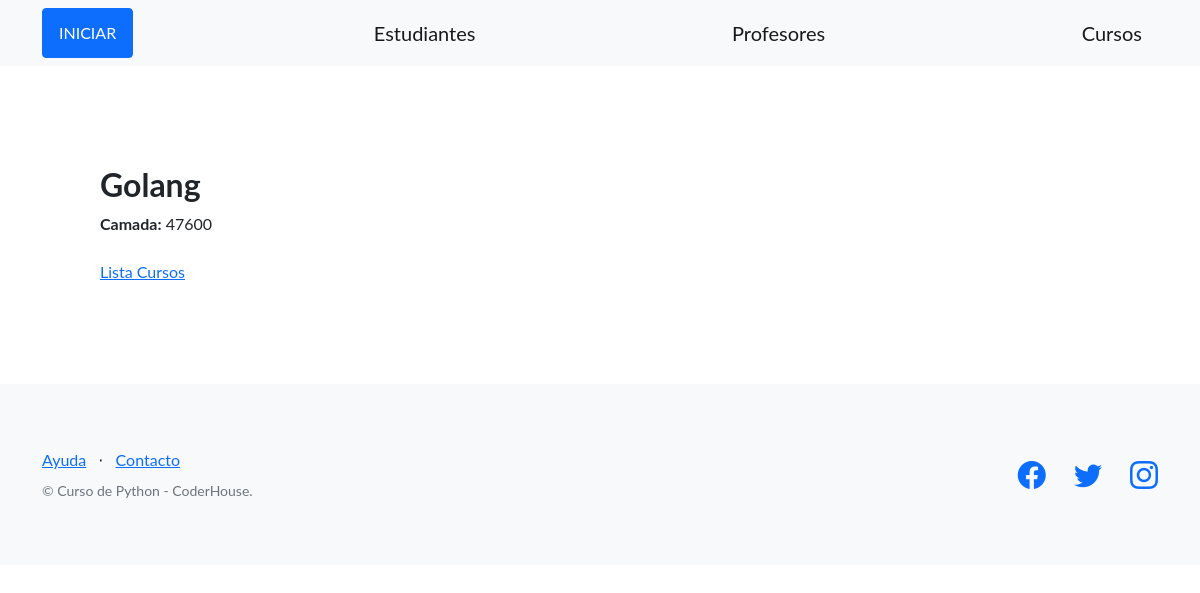
The page /curso/2/ on the database as committed earlier.
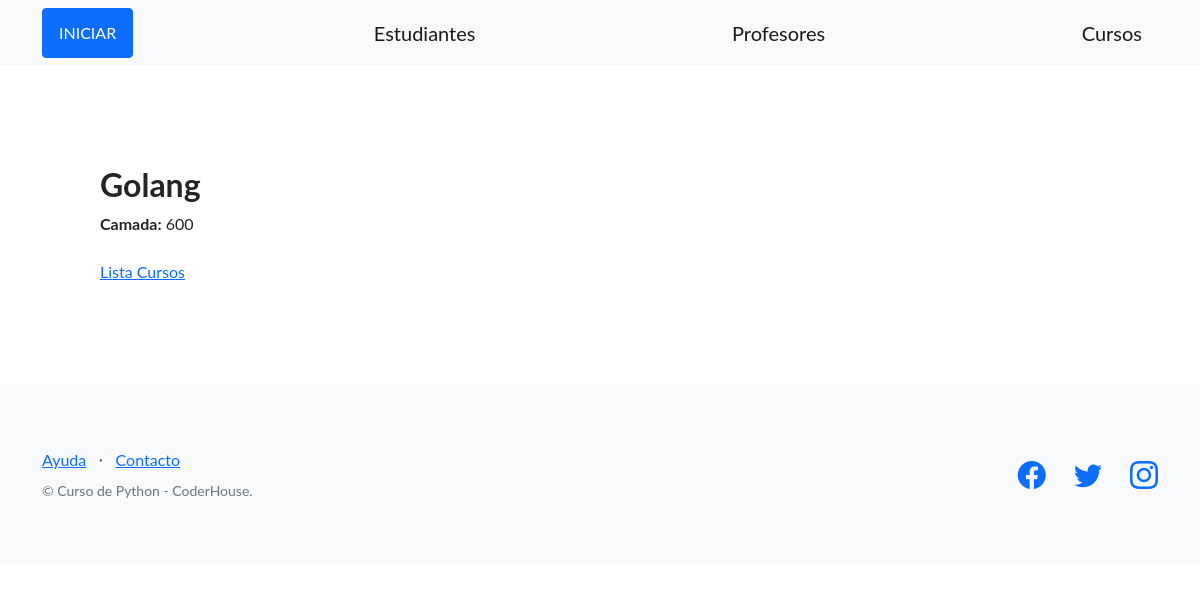
The same page on the database as committed later.
### AppCoder/models.py (models this page shows, shortened)
class Curso(models.Model):
    nombre = models.CharField(max_length=64)
    camada = models.IntegerField(default=0)
    descripcion = models.TextField(null=True)

### AppCoder/views.py (the view)
# urls.py: path('curso/<int:id>/', ver_curso, name="ver_curso"),
def ver_curso(request, id):
    curso = Curso.objects.get(id=id)
    contexto1= {
        'curso': curso
    }
    return render(
    request=request,
    template_name='AppCoder/detalle_curso.html',
    context=contexto1,
    )

### AppCoder/templates/AppCoder/detalle_curso.html (shortened to what this page needs)
{% extends 'AppCoder/base.html' %}
{% block contenido %}
<h2>{{curso.nombre}}</h1>
<span>
 <b>Camada:</b>   {{curso.camada}}
</span>
<br>
<br>
<a href="{% url 'listar_curso' %}">Lista Cursos</a>
{% endblock contenido %}

Rows that differ between the two databases and show on the page:
changed Curso "Golang": camada "47600" → "600"
